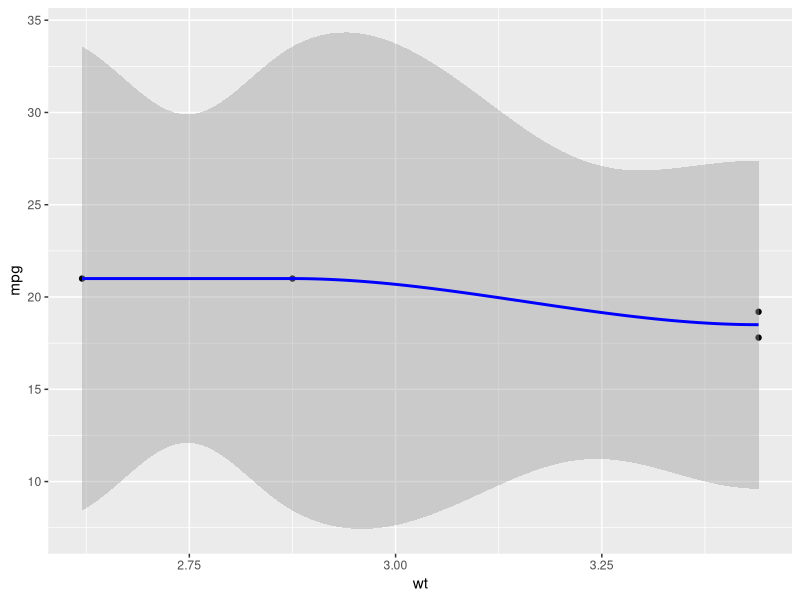
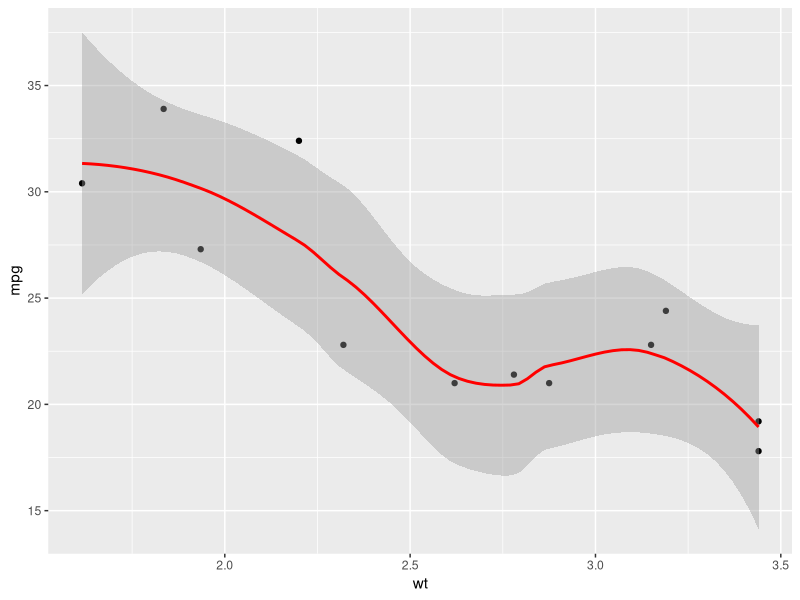
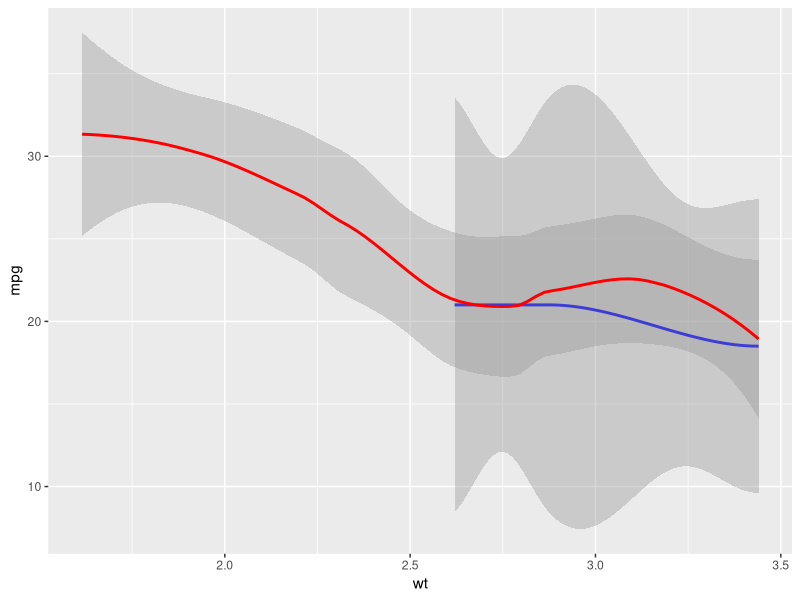

The R script that drew these images, in order:
library(dplyr)
library(tidyr)
library(purrr)
library(ggplot2)


by_cyl <- mtcars %>%  
  group_by(cyl, gear) %>%  
  nest() %>%  
  rename(cyl_data = data)

by_gear <- mtcars %>% 
  group_by(gear) %>%  
  nest() %>%  
  rename(gear_data = data)

mtcars_nest <- left_join(by_cyl, by_gear, by = 'gear')

mtcars_nest <- mtcars_nest %>% 
  mutate(
    map(cyl_data, ~ ggplot(., aes(x = wt, y = mpg)) + 
                             geom_point() +
                             geom_smooth(se = TRUE, color = 'blue')
    )
  ) %>% 
  rename(plot_cyl = `map(...)`)

mtcars_nest <- mtcars_nest %>% 
  mutate(
    map(gear_data, ~ ggplot(., aes(x = wt, y = mpg)) + 
          geom_point() +
          geom_smooth(se = TRUE, color = 'red')
    )
  ) %>% 
  rename(plot_gear = `map(...)`)

mtcars_nest$plot_cyl[1]
mtcars_nest$plot_gear[1]

#linear_model <- lm(mpg ~ hp + wt, data = mtcars)

#How to get these two plots on one figure?
mtcars_nest <- mtcars_nest %>% 
  mutate( 
    plot_cyl_gear = map2(cyl_data, gear_data,
                         ~ ggplot(.x, aes(x = wt, y = mpg)) +
                           geom_smooth(se = TRUE, color = 'blue') +
                           geom_smooth(data = .y, se = TRUE, color = 'red')
    ) )

mtcars_nest$plot_cyl_gear[1]
  
  
